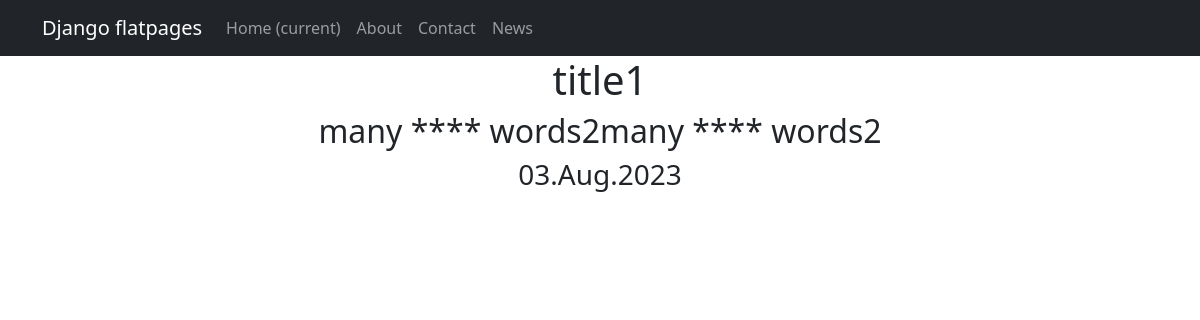
The page /1 on the database its author committed.
### news/models.py (models this page shows, shortened)
class Post(models.Model):
    author = models.ForeignKey(Author, on_delete=models.CASCADE)
    News = 'NW'
    ARTICLE = 'AR'
    CATEGORY_CHOICES = (
        (News, 'Новость'),
        (ARTICLE, 'Статья'),
    )
    added_at = models.DateTimeField(
        auto_now=True,
    )
    categoryType = models.CharField(max_length=2, choices=CATEGORY_CHOICES, default=ARTICLE)
    dateCreation = models.DateField(auto_now_add=True)
    postCategory = models.ManyToManyField(Category, through='PostCategory')
    title = models.CharField(max_length=128)
    text = models.TextField()
    rating = models.SmallIntegerField(default=0)

### news/views.py (the view)
# urls.py: path('<int:pk>', PostDetail.as_view(), name='post_detail'),
class PostDetail(DetailView):
    model = Post
    template_name = 'post.html'
    context_object_name = 'post'

### news/templatetags/custom_filters.py (called while the page is built)
@register.filter()
def censor(value):
   list = value.split()
   for word in range(len(list)):
      if list[word] in bad_words:
         list[word] = '****'
   return ' '.join(map(str, list))

### templates/post.html (shortened to what this page needs)
{% extends 'flatpages/default.html' %}
{% load custom_filters %}
{% block content %}
<h1>{{ post.title }}</h1>
<h2>{{ post.text|censor }}</h2>
<h3>{{ post.dateCreation|date:'d.M.Y' }}</h3>
{% endblock content %}

### rows shown on the page
Post: title "title1", text|censor "many **** words2many **** words2", dateCreation "03.Aug.2023"
